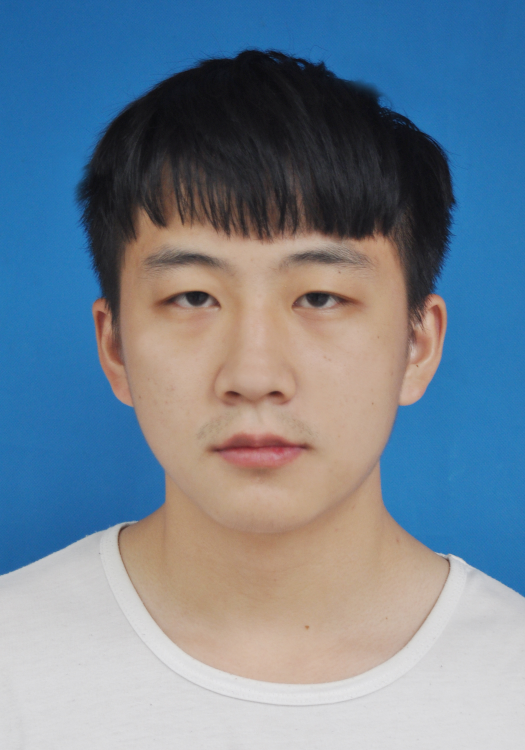
#> input picture exp2/myphoto.jpg, 1050 x 1500 px, given in place of vtest.avi, which was not available (shown at 1/2 size)
$ python quest2_1.py
#> lines starting #> are read from the running program, lines starting #| are printed output that depends on the picture; after the words box and inside, x2 and y2 are one past the last pixel; in counts of white or black regions, pixels touching at a corner belong together; pictures that were not available may be replaced by others from this repository, and a replacement may not be noted
import cv2
import numpy as np
import random

bg = cv2.VideoCapture(r'..\resources\20191014\vtest.avi')
#bg = cv2.VideoCapture('board.flv')
#img = cv2.imread('myphoto.jpg')
#img = cv2.resize(img, None, fx=0.2, fy=0.2, interpolation=cv2.INTER_CUBIC)
front = cv2.VideoCapture('front.flv')
fps = 1
subs = ['opencv', 'dsafs', 'fdsaf', 'fsdfsd']
text = subs[0]

def create_mask(img):
    hsv = cv2.cvtColor(img, cv2.COLOR_BGR2HSV)
    # 设定绿色的阈值
    lower_green = np.array([35, 43, 46])
    upper_green = np.array([77, 255, 255])
    # 根据阈值构建掩模
    mask = cv2.inRange(hsv, lower_green, upper_green)
    #开操作消除噪声
    kernel = np.ones((5, 5), np.uint8)
    mask = cv2.morphologyEx(mask, cv2.MORPH_OPEN, kernel)
    # Define the codec and create VideoWriter object
    mask_inv = cv2.bitwise_not(mask)
    return mask, mask_inv

fourcc = cv2.VideoWriter_fourcc(*'MJPG')#  注意编码器
width = int(bg.get(cv2.CAP_PROP_FRAME_WIDTH))
height = int(bg.get(cv2.CAP_PROP_FRAME_HEIGHT))
out = cv2.VideoWriter('output.avi', fourcc, 20.0, (width, height))
'''
cv2.imshow('img', img)
cv2.imshow('mask', mask)
cv2.imshow('mask_inv', mask_inv)
cv2.waitKey(0)
cv2.destroyAllWindows()
'''
while (bg.isOpened() & front.isOpened()):
    ret, frame = bg.read()
#> frame is the input picture: shape (1500, 1050, 3); mean B, G, R 146.8, 130.8, 114.4
    ret2, front_img = front.read()
    if ret:
        fps = fps + 1
        front_img = cv2.resize(front_img, None, fx=0.2, fy=0.2, interpolation=cv2.INTER_CUBIC)
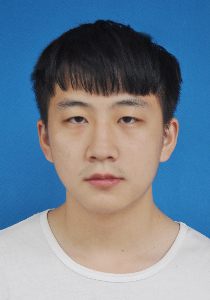
#> front_img: shape (300, 210, 3); mean B, G, R 146.8, 130.8, 114.4
        rows, cols, channels = front_img.shape
#> rows = 300; cols = 210; channels = 3
        rows1, cols1, channels1 = frame.shape
#> rows1 = 1500; cols1 = 1050; channels1 = 3
        roi = frame[rows1 - rows:rows1, 0:cols]
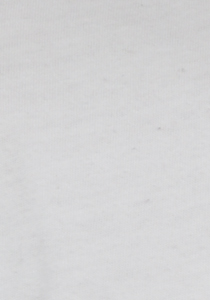
#> roi: shape (300, 210, 3); mean B, G, R 213.6, 212.5, 212.7
        mask, mask_inv = create_mask(front_img)
#> in create_mask, `hsv = cv2.cvtColor(img, cv2.COLOR_BGR2HSV)`: hsv: shape (300, 210, 3); mean H, S, V 70.9, 103.5, 164.5
#> in create_mask, `mask = cv2.inRange(hsv, lower_green, upper_green)`: mask: shape (300, 210); every value is 0
#> in create_mask, `mask_inv = cv2.bitwise_not(mask)`: mask_inv: shape (300, 210); every value is 255
        frame_bg = cv2.bitwise_and(roi, roi, mask=mask)
#> frame_bg: shape (300, 210, 3); every value is 0
        frame_fg = cv2.bitwise_and(front_img, front_img, mask=mask_inv)
        dst = cv2.add(frame_bg, frame_fg)
        frame[rows1 - rows:rows1, 0:cols] = dst
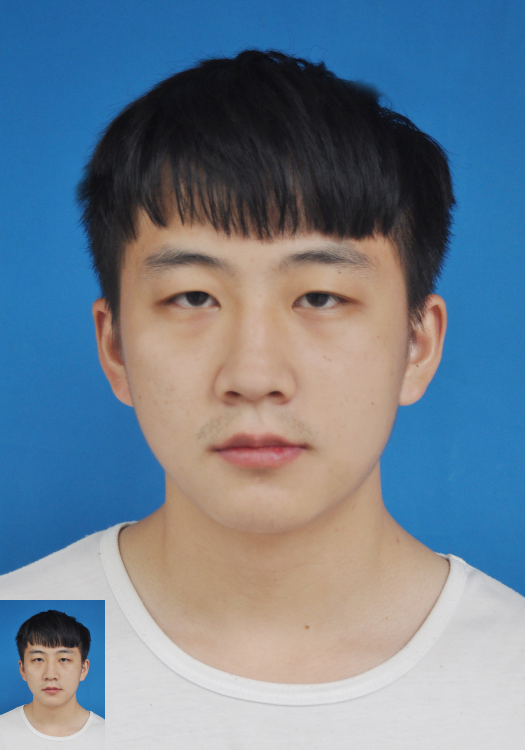
#> frame: shape (1500, 1050, 3) (shown at 1/2 size); mean B, G, R 144.1, 127.5, 110.5
        cv2.putText(frame, text, (300, 550), cv2.FONT_HERSHEY_SIMPLEX, 1.5, (255, 255, 255), 2)
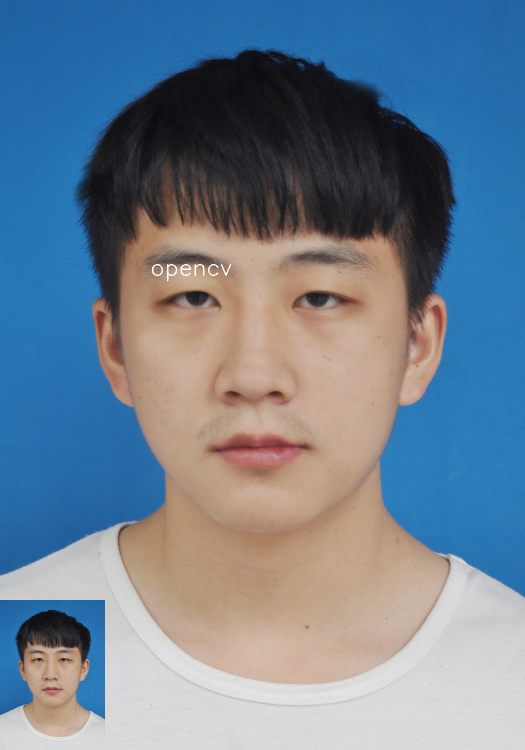
#> frame: shape (1500, 1050, 3) (shown at 1/2 size); 0.07% of pixels changed, all inside (x1, y1, x2, y2) = (304, 528, 463, 563)
        if fps % 24 == 0:
            text = random.choice(subs)
            fps = 1
        out.write(frame)
        cv2.imshow('video', frame)
        k = cv2.waitKey(20)
#> (key Esc is pressed here)
        if k == 27:
            break

bg.release()
front.release()
out.release()
cv2.destroyAllWindows()
